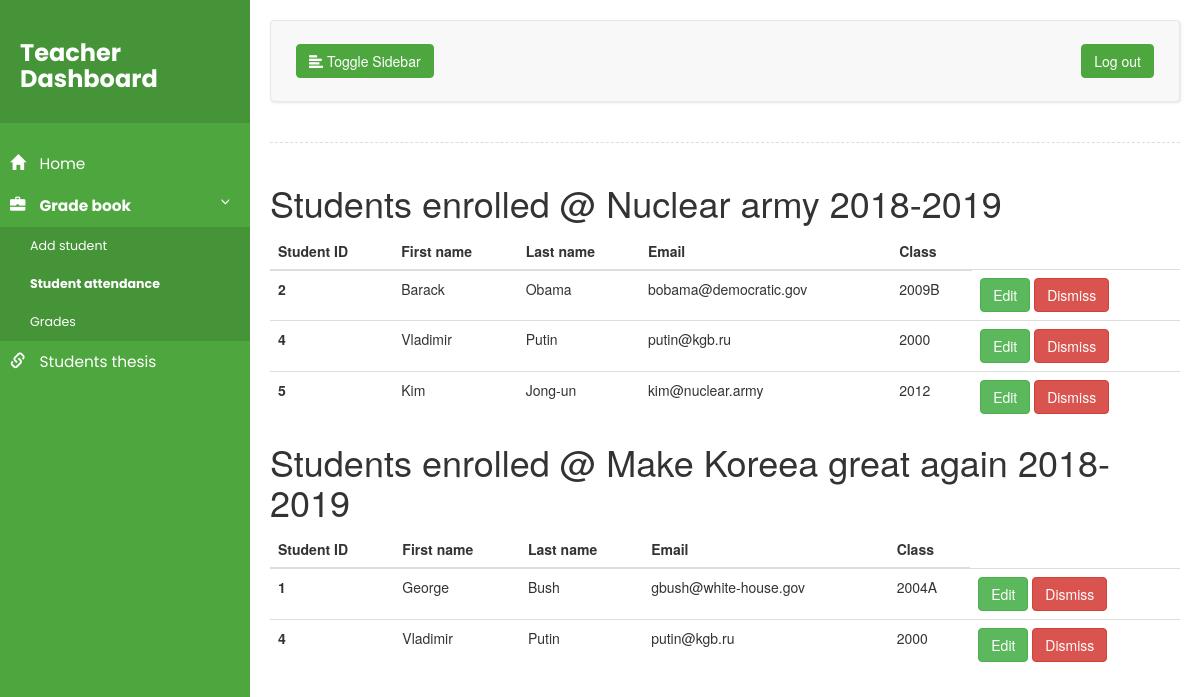
The page /studentAttendance.php (signed in) on the database its author committed.
### tables this page shows
CREATE TABLE IF NOT EXISTS student
(
    id         INT(4) UNSIGNED AUTO_INCREMENT PRIMARY KEY,
    first_name VARCHAR(30) NOT NULL,
    last_name  VARCHAR(30) NOT NULL,
    email      VARCHAR(30) NOT NULL,
    class      VARCHAR(10) NOT NULL
);

### classes/Teacher.php (called while the page is built, shortened)
<?php
class Teacher
{
    private $id;
    public function getCourses()
    {
        $sql = "SELECT course_name FROM course WHERE teacher_id=\"" . $this->id . "\"";
        $conn = connectToDB();
        $result = $conn->query($sql);
        if ($result->num_rows > 0) {
            $courses[0] = 1;
            $iterator = 0;
            while ($row = $result->fetch_assoc()) {
                $courses[$iterator++] = $row['course_name'];
            }
            return $courses;
        }
        return -1;
    }
}

### classes/Course.php (called while the page is built, shortened)
<?php
require_once 'Student.php';
class Course
{
    private $id;
    private $courseName;
    public function setCourseName($courseName)
    {
        $this->courseName = $courseName;
    }
    public function getEnrolledStudentsForAcademicYear($academicYear)
    {
        $this->getIDForCourseName();
        $sql = "SELECT s.id, s.first_name, s.last_name, s.email, s.class FROM student s, student2course"
            . " WHERE course_id=$this->id AND student_id=s.id AND student2course.academic_year=\""
            . $academicYear . "\"ORDER BY s.id ASC";
        $conn = connectToDB();
        $students[0] = 0;
        $iterator = 0;
        $result = $conn->query($sql);
        if ($result->num_rows > 0) {
            while ($row = $result->fetch_assoc()) {
                $student = new Student();
                $student->setId($row['id']);
                $student->setFirstName($row['first_name']);
                $student->setLastName($row['last_name']);
                $student->setEmail($row['email']);
                $student->setClass($row['class']);
                $students[$iterator] = serialize($student);
                $iterator++;
            }
            return serialize($students);
        }
        return serialize(-1);
    }
    private function getIDForCourseName()
    {
        $sql = "SELECT DISTINCT id FROM course WHERE course_name = \"" . $this->courseName . "\"";
        $conn = connectToDB();
        $result = $conn->query($sql);
        if ($result->num_rows == 1) {
            $row = $result->fetch_assoc();
            $this->id = $row['id'];
            return;
        }
        $this->id = -1;
    }
}

### classes/Student.php (called while the page is built, shortened)
<?php
class Student
{
    public $id;
    public $firstName;
    public $lastName;
    public $email;
    public $class;
    public function getFirstName()
    {
        return $this->firstName;
    }
    public function setFirstName($firstName)
    {
        $this->firstName = $firstName;
    }
    public function getLastName()
    {
        return $this->lastName;
    }
    public function setLastName($lastName)
    {
        $this->lastName = $lastName;
    }
    public function getEmail()
    {
        return $this->email;
    }
    public function setEmail($email)
    {
        $this->email = $email;
    }
    public function getClass()
    {
        return $this->class;
    }
    public function setClass($class)
    {
        $this->class = $class;
    }
    public function getId()
    {
        return $this->id;
    }
    public function setId($id)
    {
        $this->id = $id;
    }
}
?>

### studentAttendance.php (the view, shortened to what this page needs)
<!DOCTYPE html>
<html lang="en">
<head>
    <link rel="stylesheet" href="css/collapsable.css">
    <link rel="stylesheet" href="https://maxcdn.bootstrapcdn.com/bootstrap/3.3.7/css/bootstrap.min.css">
</head>
<body>
<div class="wrapper">
    <nav id="sidebar">
        <div class="sidebar-header">
            <h3><b>Teacher Dashboard</b></h3>
        </div>
        <ul class="list-unstyled components">
            <li>
                <a href="dashboard.php" aria-expanded="false">
                    <i class="glyphicon glyphicon-home"></i>
                    Home
                </a>
            </li>
            <li>
                <a href="#homeSubmenu" data-toggle="collapse" aria-expanded="false">
                    <i class="glyphicon glyphicon-briefcase"></i>
                    <b>Grade book</b>
                </a>
                <ul class="list-unstyled" id="homeSubmenu">
                    <li><a href="addStudent.php">Add student</a></li>
                    <li><a href="studentAttendance.php"><b>Student attendance</b></a></li>
                    <li><a href="grades.php">Grades</a></li>
                </ul>
            </li>
            <li>
                <a href="studentsThesis.php">
                    <i class="glyphicon glyphicon-link"></i>
                    Students thesis
                </a>
            </li>
        </ul>
    </nav>
    <div id="content">
        <nav class="navbar navbar-default">
            <div class="container-fluid">
                <div class="navbar-header" id="navbar-header">
                    <button type="button" id="sidebarCollapse" class="btn btn-info navbar-btn">
                        <i class="glyphicon glyphicon-align-left"></i>
                        <span>Toggle Sidebar</span>
                    </button>
                    <a href="logout.php">
                        <button type="button" class="btn btn-info navbar-btn" id="log-out-button">Log out</button>
                    </a>
                </div>
            </div>
        </nav>
        <div class="line"></div>
        <?php
        require_once('classes/Teacher.php');
        require_once('classes/Course.php');
        require_once('classes/Student.php');
        $teacher = unserialize($_SESSION['currentUser']);
        $courses = $teacher->getCourses();
        foreach ($courses as $courseName) {
            $course = new Course();
            $course->setCourseName($courseName);
            $academicYear = '2018-2019';
            $students = unserialize($course->getEnrolledStudentsForAcademicYear($academicYear));
            if (-1 == $students) {
                ?>
                <h1>No student enrolled @ <?php echo $courseName . " " . $academicYear ?></h1>
            <?php } else {
                ?>
                <h1>Students enrolled @ <?php echo $courseName . " " . $academicYear ?></h1>
                <table class="table">
                    <thead class="thead-dark">
                    <tr>
                        <th scope="col">Student ID</th>
                        <th scope="col">First name</th>
                        <th scope="col">Last name</th>
                        <th scope="col">Email</th>
                        <th scope="col">Class</th>
                    </tr>
                    </thead>
                    <tbody>
                    <?
                    foreach ($students as $student) {
                        $studObj = (unserialize($student));
                        $studID = $studObj->getId();
                        ?>
                        <tr>
                            <?php
                            echo "<th scope=\"row\" id=\"id$studID\">" . $studObj->getId() . "</th>";
                            echo "<td id=\"firstName$studID\">" . $studObj->getFirstName() . "</td>";
                            echo "<td id=\"lastName$studID\">" . $studObj->getLastName() . "</td>";
                            echo "<td id=\"email$studID\">" . $studObj->getEmail() . "</td>";
                            echo "<td id=\"class$studID\">" . $studObj->getClass() . "</td>";
                            ?>
                            <td>
                                <form method="GET" action="editStudent.php" class="editStudent">
                                    <button type="submit" id="editStudent<?= $studObj->getId() ?>"
                                            class="btn btn-success btn-md">
                                        Edit
                                    </button>
                                </form>
                                <form method="GET" action="dismissStudent.php" class="dismissStudent"
                                      id="dismissStudentForm<?= $studObj->getId() ?>">
                                    <button type="button" class="btn btn-danger btn-md"
                                            onclick="addConfirmationPopup(<?= $studObj->getId() ?>)">
                                        Dismiss
                                    </button>
                                </form>
                            </td>
                        </tr>
                    <?php } ?>
                    </tbody>
                </table>
            <?php } ?>
        <?php } ?>
    </div>
</div>
</body>
</html>

### css/collapsable.css (style rules this page uses)
#sidebar { font-family: 'Poppins', sans-serif; }
.dismissStudent { display: inline; }
.editStudent { display: inline; }
#log-out-button { float: right; }
#navbar-header { width: 100%; margin: auto; }
#sidebar ul li a { color: #fff; }
.wrapper { max-width: 100%; }
body { font-family: 'Poppins', sans-serif; background: #fafafa; }
a, a:hover, a:focus { color: inherit; text-decoration: none; transition: all 0.3s; }
.navbar { padding: 15px 10px; background: #fff; border: none; border-radius: 0; margin-bottom: 40px; box-shadow: 1px 1px 3px rgba(0, 0, 0, 0.1); }
.navbar-btn { box-shadow: none; outline: none !important; border: none; }
.line { width: 100%; height: 1px; border-bottom: 1px dashed #ddd; margin: 40px 0; }
i, span { display: inline-block; }
#content { width: 100%; }
.wrapper { display: flex; align-items: stretch; }
#sidebar { min-width: 250px; max-width: 250px; background: #4ea63f; color: #fff; transition: all 0.3s; }
#sidebar ul li a { text-align: left; }
#sidebar .sidebar-header { padding: 20px; background: #459438; }
#sidebar ul.components { padding: 20px 0; }
#sidebar ul li a { padding: 10px; font-size: 1.1em; display: block; }
#sidebar ul li a i { margin-right: 10px; }
a[data-toggle="collapse"] { position: relative; }
a[aria-expanded="false"]::before, a[aria-expanded="true"]::before { content: '\e259'; display: block; position: absolute; right: 20px; font-family: 'Glyphicons Halflings'; font-size: 0.6em; }
ul ul a { font-size: 0.9em !important; padding-left: 30px !important; background: #459438; }
#content { padding: 20px; min-height: 100vh; transition: all 0.3s; }
.btn-info { background-color: #4ea63f !important; border-color: #4ea63f !important; }

### rows shown on the page
student: id "2", first_name "Barack", last_name "Obama", email "bobama@democratic.gov", class "2009B"
student: id "4", first_name "Vladimir", last_name "Putin", email "putin@kgb.ru", class "2000"
student: id "5", first_name "Kim", last_name "Jong-un", email "kim@nuclear.army", class "2012"
student: id "1", first_name "George", last_name "Bush", email "gbush@white-house.gov", class "2004A"

### other values the page prints
$courseName "Nuclear army"
$courseName "Make Koreea great again"
